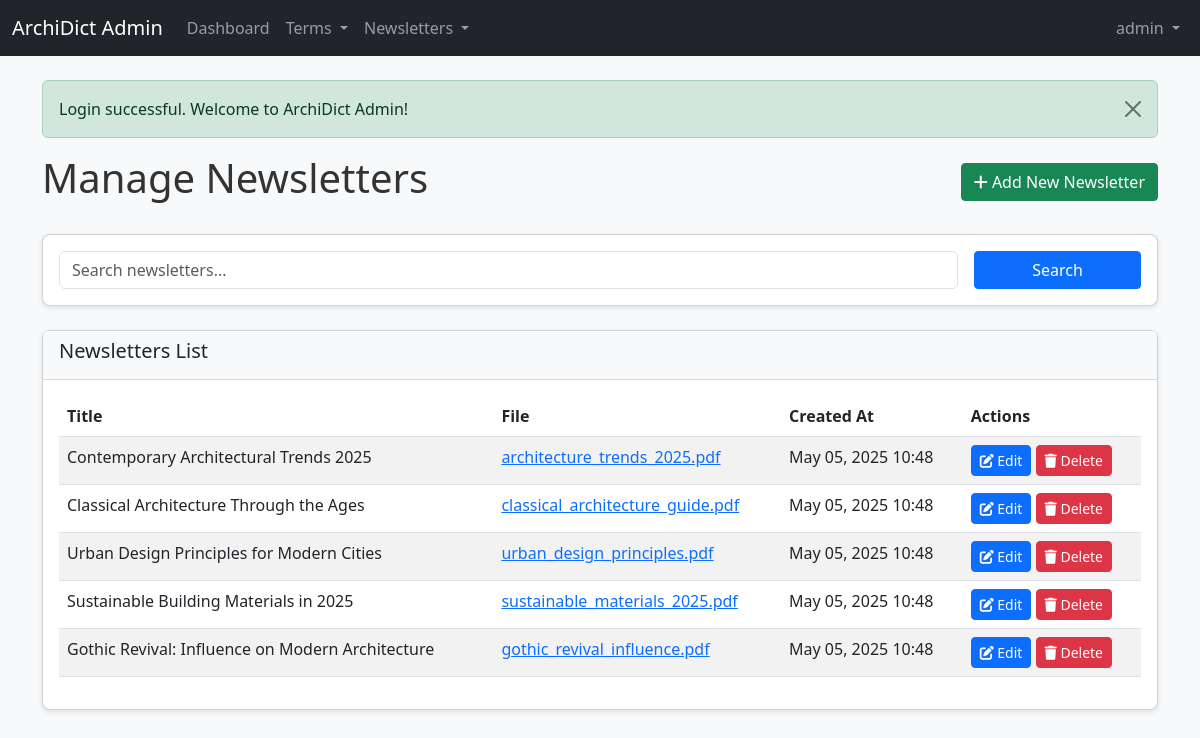
The app's page /admin/newsletters/index.php (signed in) with its own data.
### tables this page shows
CREATE TABLE IF NOT EXISTS `newsletters` (
  `id` INT UNSIGNED NOT NULL AUTO_INCREMENT PRIMARY KEY,
  `title` VARCHAR(255) NOT NULL,
  `description` TEXT,
  `file_path` VARCHAR(255) NOT NULL,
  `created_at` TIMESTAMP DEFAULT CURRENT_TIMESTAMP,
  `updated_at` TIMESTAMP DEFAULT CURRENT_TIMESTAMP ON UPDATE CURRENT_TIMESTAMP
);

### admin/includes/database.php (called while the page is built, shortened)
<?php
class Database {
    private $host = DB_HOST;
    private $user = DB_USER;
    private $pass = DB_PASS;
    private $dbname = DB_NAME;
    private $dbh;
    private $stmt;
    public function __construct() {
        $dsn = 'mysql:host=' . $this->host . ';dbname=' . $this->dbname . ';charset=utf8mb4';
        $options = array(
            PDO::ATTR_PERSISTENT => true,
            PDO::ATTR_ERRMODE => PDO::ERRMODE_EXCEPTION,
            PDO::ATTR_DEFAULT_FETCH_MODE => PDO::FETCH_ASSOC,
            PDO::ATTR_EMULATE_PREPARES => false
        );
        try {
            $this->dbh = new PDO($dsn, $this->user, $this->pass, $options);
        } catch (PDOException $e) {
            $this->error = $e->getMessage();
            echo 'Connection Error: ' . $this->error;
        }
    }
    public function query($query) {
        $this->stmt = $this->dbh->prepare($query);
    }
    public function execute() {
        return $this->stmt->execute();
    }
    public function resultSet() {
        $this->execute();
        return $this->stmt->fetchAll();
    }
}

### admin/includes/newsletter.php (called while the page is built, shortened)
<?php
class Newsletter {
    private $db;
    public function __construct() {
        $this->db = new Database();
    }
    public function getAll() {
        $this->db->query("SELECT * FROM newsletters ORDER BY created_at DESC");
        return $this->db->resultSet();
    }
}

### admin/includes/utils.php (called while the page is built, shortened)
<?php
class Utils {
    public static function formatDate($date, $format = 'Y-m-d H:i:s') {
        $dateObj = new DateTime($date);
        return $dateObj->format($format);
    }
}

### admin/newsletters/index.php (the view, shortened to what this page needs)
<?php
$newsletterObj = new Newsletter();
$search = '';
if (isset($_GET['search']) && !empty($_GET['search'])) {
    $search = Utils::sanitize($_GET['search']);
    $newsletters = $newsletterObj->search($search);
} else {
    $newsletters = $newsletterObj->getAll();
}
include '../includes/header.php';
?>
<div class="d-flex justify-content-between align-items-center mb-4">
    <h1>Manage Newsletters</h1>
    <a href="add.php" class="btn btn-success">
        <i class="fas fa-plus"></i> Add New Newsletter
    </a>
</div>
<div class="card mb-4">
    <div class="card-body">
        <form method="get" action="" class="row g-3">
            <div class="col-md-10">
                <input type="text" class="form-control" id="search" name="search" placeholder="Search newsletters..." value="<?php echo htmlspecialchars($search); ?>">
            </div>
            <div class="col-md-2">
                <button type="submit" class="btn btn-primary w-100">Search</button>
            </div>
        </form>
    </div>
</div>
<div class="card">
    <div class="card-header">
        <h5>Newsletters List</h5>
    </div>
    <div class="card-body">
        <?php if (count($newsletters) > 0): ?>
            <div class="table-responsive">
                <table class="table table-striped table-hover">
                    <thead>
                        <tr>
                            <th>Title</th>
                            <th>File</th>
                            <th>Created At</th>
                            <th>Actions</th>
                        </tr>
                    </thead>
                    <tbody>
                        <?php foreach ($newsletters as $newsletter): ?>
                            <tr>
                                <td><?php echo htmlspecialchars($newsletter['title']); ?></td>
                                <td>
                                    <a href="<?php echo UPLOADS_URL . 'newsletters/' . htmlspecialchars($newsletter['file_path']); ?>" target="_blank">
                                        <?php echo htmlspecialchars($newsletter['file_path']); ?>
                                    </a>
                                </td>
                                <td><?php echo Utils::formatDate($newsletter['created_at'], 'M d, Y H:i'); ?></td>
                                <td>
                                    <a href="edit.php?id=<?php echo $newsletter['id']; ?>" class="btn btn-sm btn-primary">
                                        <i class="fas fa-edit"></i> Edit
                                    </a>
                                    <a href="delete.php?id=<?php echo $newsletter['id']; ?>" class="btn btn-sm btn-danger" onclick="return confirm('Are you sure you want to delete this newsletter?');">
                                        <i class="fas fa-trash"></i> Delete
                                    </a>
                                </td>
                            </tr>
                        <?php endforeach; ?>
                    </tbody>
                </table>
            </div>
        <?php else: ?>
            <p>No newsletters found.</p>
        <?php endif; ?>
    </div>
</div>
<?php
include '../includes/footer.php';
?>

### admin/css/style.css (style rules this page uses)
body { font-family: 'Segoe UI', Tahoma, Geneva, Verdana, sans-serif; background-color: #f8f9fa; color: #333; }
.card { box-shadow: 0 2px 5px rgba(0, 0, 0, 0.1); border-radius: 8px; margin-bottom: 20px; }
.card-header { font-weight: 600; background-color: #f8f9fa; border-bottom: 1px solid rgba(0, 0, 0, 0.125); }
.btn { border-radius: 4px; font-weight: 500; }
.btn-primary { background-color: #0d6efd; border-color: #0d6efd; }
.btn-danger { background-color: #dc3545; border-color: #dc3545; }
.table thead { background-color: #f8f9fa; }

### records on screen
newsletters: title "Contemporary Architectural Trends 2025", file_path "architecture_trends_2025.pdf", created_at "May 05, 2025 10:48"
newsletters: title "Classical Architecture Through the Ages", file_path "classical_architecture_guide.pdf", created_at "May 05, 2025 10:48"
newsletters: title "Urban Design Principles for Modern Cities", file_path "urban_design_principles.pdf", created_at "May 05, 2025 10:48"
newsletters: title "Sustainable Building Materials in 2025", file_path "sustainable_materials_2025.pdf", created_at "May 05, 2025 10:48"
newsletters: title "Gothic Revival: Influence on Modern Architecture", file_path "gothic_revival_influence.pdf", created_at "May 05, 2025 10:48"

### other values on screen
$_SESSION['username'] "admin"
$_SESSION['message'] "Login successful. Welcome to ArchiDict Admin!"
